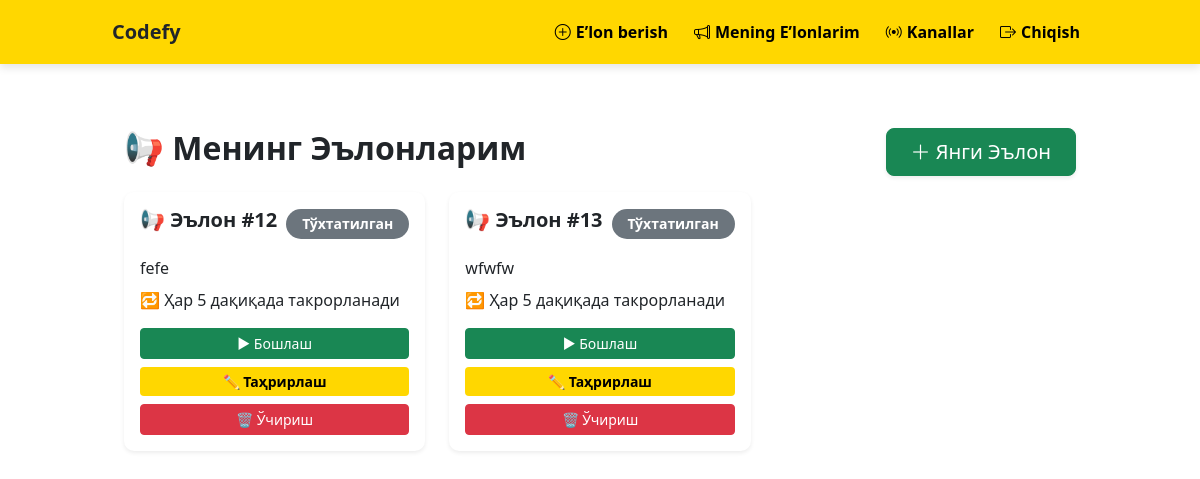
The page /announcements/ (signed in) on the database its author committed.
### announcement/models.py (models this page shows)
class Announcement(models.Model):
    user = models.ForeignKey(User, on_delete=models.CASCADE)
    message = models.TextField()
    interval = models.IntegerField(default=5)
    is_active = models.BooleanField(default=False)
    created_at = models.DateTimeField(auto_now_add=True)
    class Meta:
        db_table = 'announcements'

### announcement/views.py (the view)
# urls.py: path('announcements/', views.announcement_list, name='announcement_list'),
@login_required
def announcement_list(request):
    announcements = Announcement.objects.filter(user=request.user).order_by('id')
    context = {
        'announcements': announcements,
    }
    return render(request, 'announcement/list.html', context)

### templates/announcement/list.html (shortened to what this page needs)
{% extends 'base.html' %}
{% block content %}
<div class="container py-4">
    <div class="row">
        <div class="mb-3 col-12 d-flex justify-content-between align-items-center">
            <h2 class="fw-bold">📢 Менинг Эълонларим</h2>
            <a href="{% url 'create_announcement' %}" class="btn btn-success btn-lg px-4 shadow-sm">
                <i class="bi bi-plus-lg"></i> Янги Эълон
            </a>
        </div>
    </div>
    <div class="row">
        {% for announcement in announcements %}
        <div class="col-12 col-md-6 col-lg-4 mb-4">
            <div class="card shadow-sm border-0">
                <div class="card-body">
                    <div class="d-flex justify-content-between align-items-center mb-3">
                        <h5 class="card-title fw-bold">
                            📢 Эълон #{{ announcement.id }}
                        </h5>
                        <span class="badge rounded-pill px-3 py-2
                            {% if announcement.is_active %}
                                bg-success text-white
                            {% else %}
                                bg-secondary text-white
                            {% endif %}">
                            {% if announcement.is_active %}
                                Фаол
                            {% else %}
                                Тўхтатилган
                            {% endif %}
                        </span>
                    </div>
                    <div class="announcement-details mb-3">
                        <p class="mb-2" style="white-space: pre-wrap;">{{ announcement.message }}</p>
                        <p class="mb-2">🔁 Ҳар {{ announcement.interval }} дақиқада такрорланади</p>
                    </div>
                    <div class="d-grid gap-2">
                        {% if announcement.is_active %}
                        <a href="{% url 'stop_announcement' announcement.id %}"
                            class="btn btn-warning btn-sm">
                            ⏸ Тўхтатиш
                        </a>
                        {% else %}
                        <a href="{% url 'start_announcement' announcement.id %}"
                            class="btn btn-success btn-sm">
                            ▶ Бошлаш
                        </a>
                        {% endif %}
                        <a href="{% url 'edit_announcement' announcement.id %}"
                            class="btn btn-primary btn-sm">
                            ✏ Таҳрирлаш
                        </a>
                        <a href="{% url 'delete_announcement' announcement.id %}"
                            class="btn btn-danger btn-sm"
                            onclick="return confirm('Ростдан ҳам бу эълонни ўчирмоқчимисиз?')">
                            🗑 Ўчириш
                        </a>
                    </div>
                </div>
            </div>
        </div>
        {% endfor %}
    </div>
</div>
{% endblock %}

### static/css/style.css (style rules this page uses)
:root { --primary-color: #ffd700; --dark-color: #000000; --light-gray: #f8f9fa; }
.btn-primary { background-color: var(--primary-color); border: none; color: black; font-weight: bold; }
.card { border: 1px solid var(--light-gray); border-radius: 10px; transition: 0.2s; }
.badge { padding: 5px 10px; font-size: 14px; border-radius: 5px; }
@media (min-width: 1024px) { .container { max-width: 1000px; } }

### rows shown on the page
Announcement: id "12", is_active "Тўхтатилган", message "fefe", interval "5"
Announcement: id "13", is_active "Тўхтатилган", message "wfwfw", interval "5"
